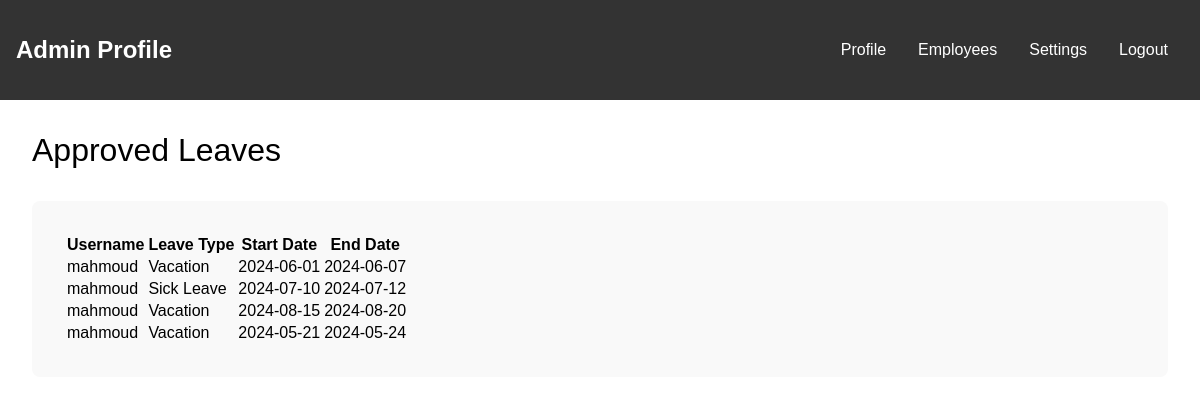
/list_leave.php (signed in), run on the app's committed database.
### tables this page shows
CREATE TABLE `leaves` (
  `leave_id` int(11) NOT NULL,
  `user_id` int(11) NOT NULL,
  `leave_type` varchar(50) NOT NULL,
  `start_date` date NOT NULL,
  `end_date` date NOT NULL,
  `status` varchar(20) NOT NULL
);

CREATE TABLE `users` (
  `id` int(11) NOT NULL,
  `username` varchar(255) NOT NULL,
  `email` varchar(255) NOT NULL,
  `password` varchar(255) NOT NULL,
  `role` varchar(255) NOT NULL DEFAULT 'user',
  `soldeconge` int(11) NOT NULL DEFAULT 26
);

### list_leave.php (the view, shortened to what this page needs)
<?php
$servername = "localhost";
$username = "root";
$password = "";
$dbname = "congedb";
$conn = new mysqli($servername, $username, $password, $dbname);
$sql = "SELECT users.username, leaves.leave_type, leaves.start_date, leaves.end_date FROM leaves JOIN users ON leaves.user_id = users.id WHERE leaves.status = 'approved'";
$result = $conn->query($sql);
?>
<!DOCTYPE html>
<html lang="en">
<head>
  <link rel="stylesheet" href="profile.css">
</head>
<body>
  <nav>
    <div class="logo">
      <h1>Admin Profile</h1>
    </div>
    <ul class="nav-links">
      <li><a href="home.php">Profile</a></li>
      <li><a href="employees.php">Employees</a></li>
      <li><a href="settings.php">Settings</a></li>
      <li><a href="logout.php">Logout</a></li>
    </ul>
  </nav>
  <div class="profile-container">
    <div class="profile-header">Approved Leaves</div>
    <div class="profile-description">
      <table>
        <tr>
          <th>Username</th>
          <th>Leave Type</th>
          <th>Start Date</th>
          <th>End Date</th>
        </tr>
        <?php
        if ($result->num_rows > 0) {
            while($row = $result->fetch_assoc()) {
                echo "<tr><td>" . htmlspecialchars($row['username']) . "</td><td>" . htmlspecialchars($row['leave_type']) . "</td><td>" . htmlspecialchars($row['start_date']) . "</td><td>" . htmlspecialchars($row['end_date']) . "</td></tr>";
            }
        } else {
            echo "<tr><td colspan='4'>No approved leaves</td></tr>";
        }
        ?>
      </table>
    </div>
  </div>
</body>
</html>

### profile.css (style rules this page uses)
body { font-family: 'Jost', sans-serif; margin: 0; padding: 0; display: flex; flex-direction: column; height: 100vh; }
nav { background-color: #333; padding: 1em; color: white; display: flex; justify-content: space-between; align-items: center; }
nav .nav-links { display: flex; list-style: none; }
nav .nav-links li { margin: 0 1em; }
nav .nav-links li a { color: white; text-decoration: none; }
.profile-container { flex: 1; padding: 2em; }
.profile-header { font-size: 2em; margin-bottom: 1em; }
.profile-description { background-color: #f9f9f9; padding: 2em; border-radius: 8px; }

### data on the page
leaves: user.username "mahmoud", leave_type "Vacation", start_date "2024-06-01", end_date "2024-06-07"
leaves: user.username "mahmoud", leave_type "Sick Leave", start_date "2024-07-10", end_date "2024-07-12"
leaves: user.username "mahmoud", leave_type "Vacation", start_date "2024-08-15", end_date "2024-08-20"
leaves: user.username "mahmoud", leave_type "Vacation", start_date "2024-05-21", end_date "2024-05-24"
